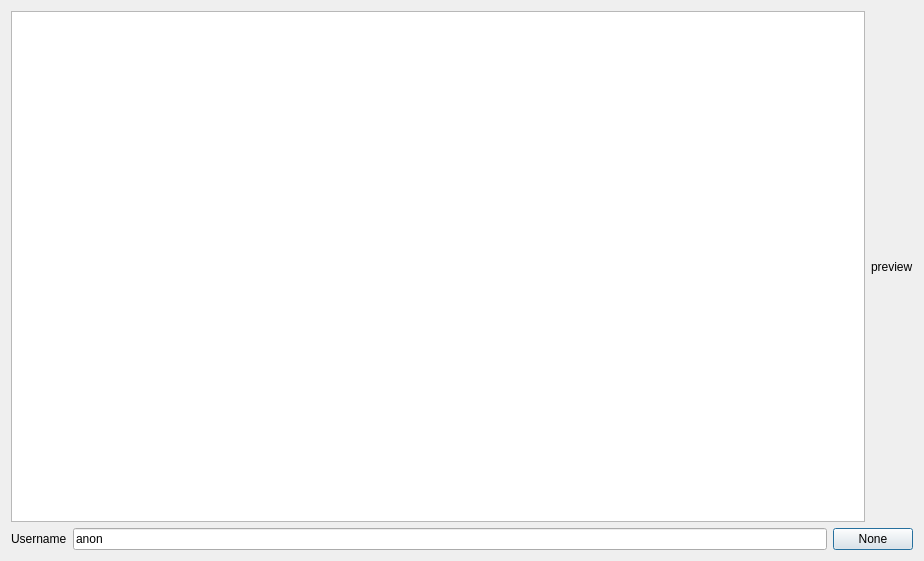
<?xml version="1.0" encoding="UTF-8"?>
<ui version="4.0">
 <class>InputSelectionDialog</class>
 <widget class="QDialog" name="InputSelectionDialog">
  <property name="geometry">
   <rect>
    <x>0</x>
    <y>0</y>
    <width>924</width>
    <height>561</height>
   </rect>
  </property>
  <property name="windowTitle">
   <string>Dialog</string>
  </property>
  <layout class="QVBoxLayout" name="verticalLayout">
   <item>
    <layout class="QHBoxLayout" name="horizontalLayout_2">
     <item>
      <widget class="QColumnView" name="StackSliceView"/>
     </item>
     <item>
      <widget class="QLabel" name="preview_pic">
       <property name="text">
        <string>preview</string>
       </property>
      </widget>
     </item>
    </layout>
   </item>
   <item>
    <layout class="QHBoxLayout" name="horizontalLayout">
     <item>
      <widget class="QLabel" name="label">
       <property name="text">
        <string>Username</string>
       </property>
      </widget>
     </item>
     <item>
      <widget class="QLineEdit" name="usernameEdit">
       <property name="text">
        <string>anon</string>
       </property>
      </widget>
     </item>
     <item>
      <widget class="QPushButton" name="inputLoadButton">
       <property name="text">
        <string>None</string>
       </property>
      </widget>
     </item>
    </layout>
   </item>
  </layout>
 </widget>
 <resources/>
 <connections/>
</ui>
